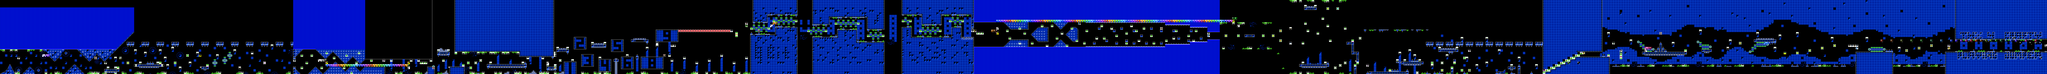

Rendered tile map (Tiled .tmx) drawn with the repository's tilesets; below, a short description and the map source with its tile grids summarised:
An orthogonal 824x30 tile map with 16x16 px tiles, 2 tile layers (SP, ...), 2 hidden layers not drawn, 2 tilesets.

<map version="1.10" tiledversion="1.12.2" orientation="orthogonal" renderorder="right-down" width="824" height="30" tilewidth="16" tileheight="16" infinite="0" nextlayerid="5" nextobjectid="1">
 <editorsettings>
  <chunksize width="16" height="27" />
  <export format="csv" />
 </editorsettings>
 <tileset firstgid="1" name="famidash" tilewidth="16" tileheight="16" tilecount="256" columns="16">
  <image source="../../../GRAPHICS/famidash.bmp" width="256" height="256" />
 </tileset>
 <tileset firstgid="257" name="sprites" tilewidth="16" tileheight="16" tilecount="256" columns="16">
  <image source="../../../GRAPHICS/sprites.png" width="256" height="256" />
 </tileset>
 <imagelayer id="3" name="Image Layer 1" visible="0" offsetx="0" offsety="-432" parallaxx="0.9" parallaxy="0.9" repeatx="1" repeaty="1">
  <image source="../../../GRAPHICS/Old/parallax Blue.bmp" width="144" height="72" />
 </imagelayer>
 <imagelayer id="4" name="Image Layer 2" visible="0" offsetx="0" offsety="480" repeatx="1">
  <image source="../../../GRAPHICS/ground.bmp" width="64" height="128" />
 </imagelayer>
 <layer id="1" width="824" height="30">
  <data>[24720 cells, 15628 non-empty, 112 distinct tile ids]</data>
 </layer>
 <layer id="2" name="SP" width="824" height="30">
  <data>[24720 cells, 608 non-empty, 107 distinct tile ids]</data>
 </layer>
</map>
